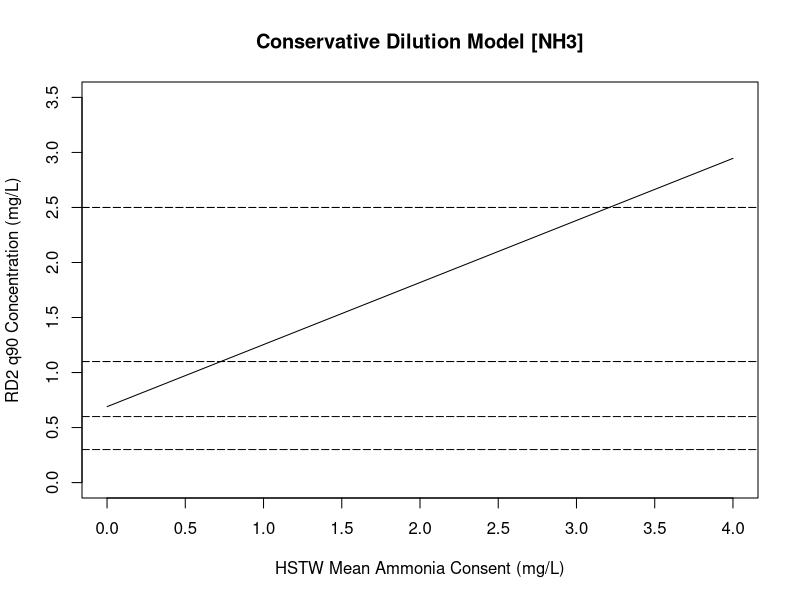
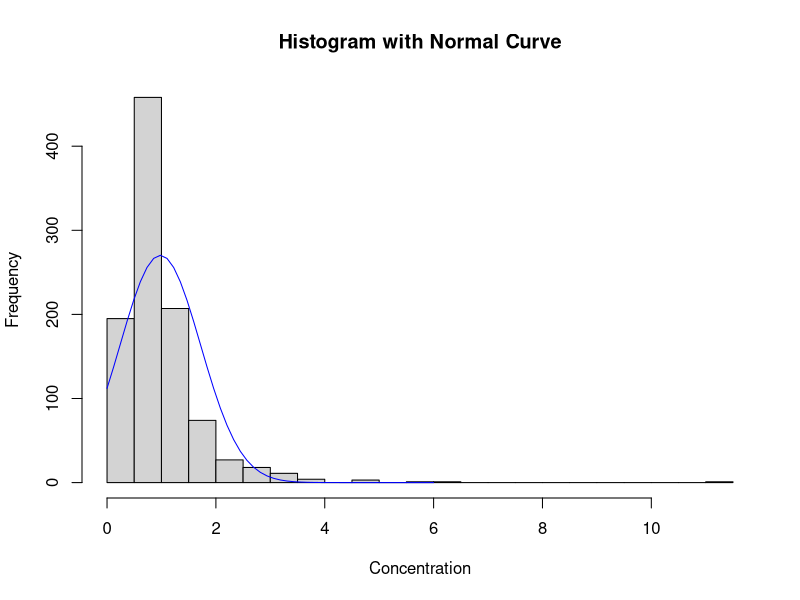
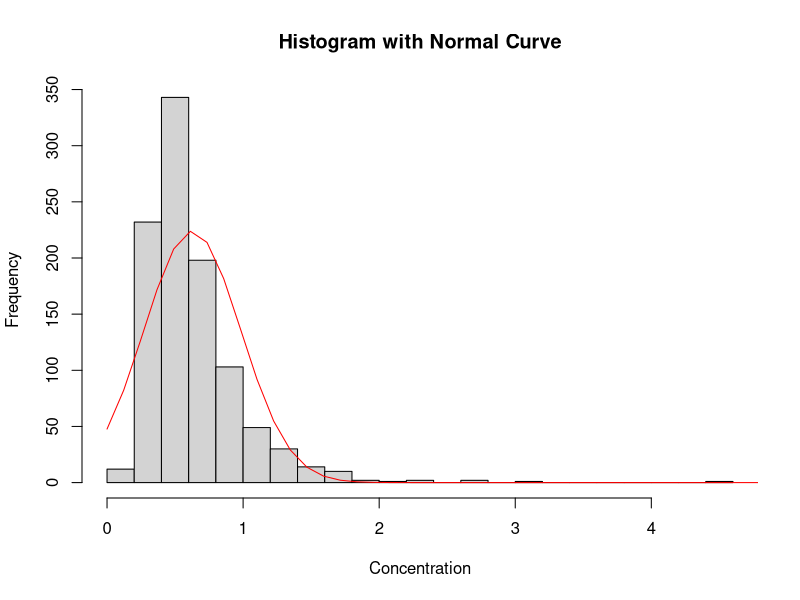
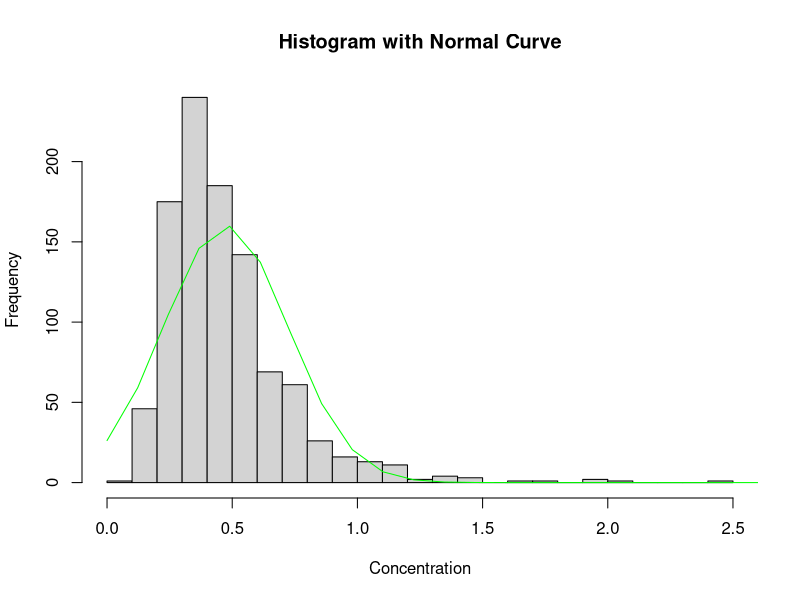
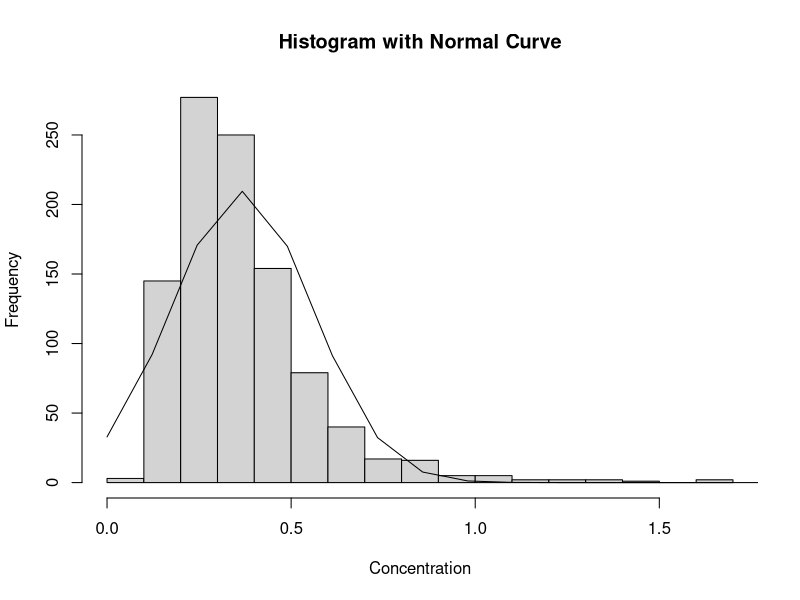
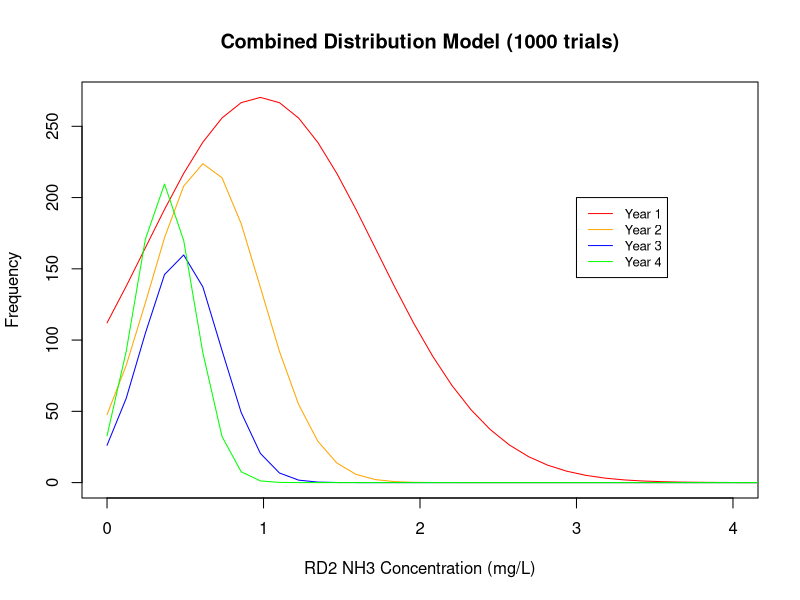

Recreate these plots in R, in order.

library(readxl)
library(sm)
Chem_RD1 <- read_excel("Chem_RD1.xlsx")
Chem_RD2 <- read_excel("Chem_RD2.xlsx")
Chem_PB1 <- read_excel("Chem_PB1.xlsx")


S <- function(m,s){
  sqrt(log(1+s^2/m^2))
}

M <- function(m,s){
  log(m/(sqrt(1+s^2/m^2)))
}

qL <- function(M,S,w){
  exp(M+w*S)
}

se <- function(s,N){
  s/sqrt(N)
}

LCI <- function(m,se,w){
  m-w*se
}

CI <- function(m,s,w){
  c(m-w*s, m+w*s)
}

# RD1

# BOD
RD1_BOD <- Chem_RD1$`0085 BOD ATU mg/l`
RD1_BOD_m <- mean(RD1_BOD, na.rm = TRUE )
RD1_BOD_s <- sd(RD1_BOD, na.rm = TRUE)
RD1_BOD_M <- M(RD1_BOD_m, RD1_BOD_s)
RD1_BOD_S <- S(RD1_BOD_m, RD1_BOD_s)
RD1_BOD_w <- 0.9540
RD1_BOD_qL <- qL(RD1_BOD_M, RD1_BOD_S, RD1_BOD_w)



# Amm
RD1_Amm <- Chem_RD1$`0111 Ammonia - N mg/l`
RD1_Amm_m <- mean(RD1_Amm, na.rm = TRUE )
RD1_Amm_s <- sd(RD1_Amm, na.rm = TRUE)
RD1_Amm_M <- M(RD1_Amm_m, RD1_Amm_s)
RD1_Amm_S <- S(RD1_Amm_m, RD1_Amm_s)
RD1_Amm_n <- length(RD1_Amm[!is.na(RD1_Amm)])
RD1_Amm_w <- 0.9580
RD1_Amm_qL <- qL(RD1_Amm_M, RD1_Amm_S, RD1_Amm_w)



# Orth
RD1_Orth <- Chem_RD1$`6392 OrthoPhosph mg/l`
RD1_Orth_m <- mean(RD1_Orth, na.rm = TRUE )
RD1_Orth_s <- sd(RD1_Orth, na.rm = TRUE)
RD1_Orth_n <- length(RD1_Orth[!is.na(RD1_Orth)])
RD1_Orth_se <- se(RD1_Orth_s, RD1_Orth_n)
RD1_Orth_w <- 1.96
RD1_Orth_LCI <- LCI(RD1_Orth_m, RD1_Orth_se, RD1_Orth_w)*1000


# pH
RD1_pH <- Chem_RD1$`0061 pH PHUNITS`
RD1_pH_m <- mean(RD1_pH, na.rm = TRUE )
RD1_pH_s <- sd(RD1_pH, na.rm = TRUE)
RD1_pH_n <- length(RD1_pH[!is.na(RD1_pH)])
RD1_pH_w <- 1.2846
RD1_pH_CI <- CI(RD1_pH_m,RD1_pH_s,RD1_pH_w)



# DO
RD1_DO <- Chem_RD1$`9901 O Diss% satn %`
RD1_DO_m <- mean(RD1_DO, na.rm = TRUE )
RD1_DO_s <- sd(RD1_DO, na.rm = TRUE)
RD1_DO_n <- length(RD1_DO[!is.na(RD1_DO)])
RD1_DO_w <- 0.8011
RD1_DO_LCI <- LCI(RD1_DO_m, RD1_DO_s, RD1_DO_w)



# RD2

# BOD
RD2_BOD <- Chem_RD2$`0085 BOD ATU mg/l`
RD2_BOD_m <- mean(RD2_BOD, na.rm = TRUE )
RD2_BOD_s <- sd(RD2_BOD, na.rm = TRUE)
RD2_BOD_M <- M(RD2_BOD_m, RD2_BOD_s)
RD2_BOD_S <- S(RD2_BOD_m, RD2_BOD_s)
RD2_BOD_n <- length(RD2_BOD[!is.na(RD2_BOD)])
RD2_BOD_w <- 0.8477
RD2_BOD_qL <- qL(RD2_BOD_M, RD2_BOD_S, RD2_BOD_w)


# Amm
RD2_Amm <- Chem_RD2$`0111 Ammonia - N mg/l`
RD2_Amm_m <- mean(RD2_Amm, na.rm = TRUE )
RD2_Amm_s <- sd(RD2_Amm, na.rm = TRUE)
RD2_Amm_M <- M(RD2_Amm_m, RD2_Amm_s)
RD2_Amm_S <- S(RD2_Amm_m, RD2_Amm_s)
RD2_Amm_n <- length(RD2_Amm[!is.na(RD2_Amm)])
RD2_Amm_w <- 0.9618
RD2_Amm_qL <- qL(RD2_Amm_M, RD2_Amm_S, RD2_Amm_w)


# Orth
RD2_Orth <- Chem_RD2$`6392 OrthoPhosph mg/l`
RD2_Orth_m <- mean(RD2_Orth, na.rm = TRUE )
RD2_Orth_s <- sd(RD2_Orth, na.rm = TRUE)
RD2_Orth_n <- length(RD2_Orth[!is.na(RD2_Orth)])
RD2_Orth_se <- se(RD2_Orth_s, RD2_Orth_n)
RD2_Orth_w <- 1.96
RD2_Orth_LCI <- LCI(RD2_Orth_m, RD2_Orth_se, RD2_Orth_w)*1000


# pH
RD2_pH <- Chem_RD2$`0061 pH PHUNITS`
RD2_pH_m <- mean(RD2_pH, na.rm = TRUE )
RD2_pH_s <- sd(RD2_pH, na.rm = TRUE)
RD2_pH_n <- length(RD2_pH[!is.na(RD2_pH)])
RD2_pH_w <- 1.2846
RD2_pH_CI <- CI(RD2_pH_m,RD2_pH_s,RD2_pH_w)


# DO
RD2_DO <- Chem_RD2$`9901 O Diss% satn %`
RD2_DO_m <- mean(RD2_DO, na.rm = TRUE )
RD2_DO_s <- sd(RD2_DO, na.rm = TRUE)
RD2_DO_n <- length(RD2_DO[!is.na(RD2_DO)])
RD2_DO_w <- 0.9456
RD2_DO_LCI <- LCI(RD2_DO_m, RD2_DO_s, RD2_DO_w)



# PB1 

# BOD
PB1_BOD <- Chem_PB1$`0085 BOD ATU mg/l`
PB1_BOD_m <- mean(PB1_BOD, na.rm = TRUE )
PB1_BOD_s <- sd(PB1_BOD, na.rm = TRUE)
PB1_BOD_M <- M(PB1_BOD_m, PB1_BOD_s)
PB1_BOD_S <- S(PB1_BOD_m, PB1_BOD_s)
PB1_BOD_n <- length(PB1_BOD[!is.na(PB1_BOD)])
PB1_BOD_w <- 0.9499
PB1_BOD_qL <- qL(PB1_BOD_M, PB1_BOD_S, PB1_BOD_w)



# Amm
PB1_Amm <- Chem_PB1$`0111 Ammonia - N mg/l`
PB1_Amm_m <- mean(PB1_Amm, na.rm = TRUE )
PB1_Amm_s <- sd(PB1_Amm, na.rm = TRUE)
PB1_Amm_M <- M(PB1_Amm_m, PB1_Amm_s)
PB1_Amm_S <- S(PB1_Amm_m, PB1_Amm_s)
PB1_Amm_n <- length(PB1_Amm[!is.na(PB1_Amm)])
PB1_Amm_w <- 0.9499
PB1_Amm_qL <- qL(PB1_Amm_M, PB1_Amm_S, PB1_Amm_w)


# Orth
PB1_Orth <- Chem_PB1$`6392 OrthoPhosph mg/l`
PB1_Orth_m <- mean(PB1_Orth, na.rm = TRUE )
PB1_Orth_s <- sd(PB1_Orth, na.rm = TRUE)
PB1_Orth_n <- length(PB1_Orth[!is.na(PB1_Orth)])
PB1_Orth_se <- se(PB1_Orth_s, PB1_Orth_n)
PB1_Orth_w <- 1.96
PB1_Orth_LCI <- LCI(PB1_Orth_m, PB1_Orth_se, PB1_Orth_w)*1000


# pH
PB1_pH <- Chem_PB1$`0061 pH PHUNITS`
PB1_pH_m <- mean(PB1_pH, na.rm = TRUE )
PB1_pH_s <- sd(PB1_pH, na.rm = TRUE)
PB1_pH_n <- length(PB1_pH[!is.na(PB1_pH)])
PB1_pH_w <- 1.2756
PB1_pH_CI <- CI(PB1_pH_m,PB1_pH_s,PB1_pH_w)


# DO
PB1_DO <- Chem_PB1$`9901 O Diss% satn %`
PB1_DO_m <- mean(PB1_DO, na.rm = TRUE )
PB1_DO_s <- sd(PB1_DO, na.rm = TRUE)
PB1_DO_n <- length(PB1_DO[!is.na(PB1_DO)])
PB1_DO_w <- 0.7866
PB1_DO_LCI <- LCI(PB1_DO_m, PB1_DO_s, PB1_DO_w)




# Graph
x <- seq(0, 4, by=0.001)
std <- 0.75*x
logx <- log(x/(sqrt(1+(std^2/x^2))))
logstd <- sqrt(log(1+(std^2/x^2)))
q90 <- exp(logx+(1.6*logstd))

y <- (41*0.460836396+13*2.327818814+17.25*q90)/(41+13+17.25)

plot(x,y, xlab = "HSTW Mean Ammonia Consent (mg/L)", ylab = "RD2 q90 Concentration (mg/L)", type="l", ylim = c(0,3.5), main = "Conservative Dilution Model [NH3]", xaxt="none")
axis(1, seq(0,4, by = 0.5))
abline(a=2.5, b=0, lty = "longdash")
abline(a=1.1, b=0, lty = "longdash")
abline(a=0.6, b=0, lty = "longdash")
abline(a=0.3, b=0, lty = "longdash")


# Graph 2
RD1f_mean <- 41
RD1f_q95 <- 14
RD1f_sd <- (RD1f_mean-RD1f_q95)/2
RD1f_meanlog <- log(RD1f_mean/(sqrt(1+(RD1f_sd^2/RD1f_mean^2))))
RD1f_sdlog <- sqrt(log(1+(RD1f_sd^2/RD1f_mean^2)))

RD1c_mean <- 0.197810810810811
RD1c_sd <- RD1c_mean*0.75
RD1c_meanlog <- log(RD1c_mean/(sqrt(1+(RD1c_sd^2/RD1c_mean^2))))
RD1c_sdlog <- sqrt(log(1+(RD1c_sd^2/RD1c_mean^2)))


PB1f_mean <- 13
PB1f_q95 <- 1.2
PB1f_sd <- (PB1f_mean-PB1f_q95)/2
PB1f_meanlog <- log(PB1f_mean/(sqrt(1+(PB1f_sd^2/PB1f_mean^2))))
PB1f_sdlog <- sqrt(log(1+(PB1f_sd^2/PB1f_mean^2)))

PB1c_mean <- 0.9992
PB1c_sd <- PB1c_mean*0.75
PB1c_meanlog <- log(PB1c_mean/(sqrt(1+(PB1c_sd^2/PB1c_mean^2))))
PB1c_sdlog <- sqrt(log(1+(PB1c_sd^2/PB1c_mean^2)))


STWf_mean <- 11.5*1.5
STWf_sd <- STWf_mean*0.75
STWf_meanlog <- log(STWf_mean/(sqrt(1+(STWf_sd^2/STWf_mean^2))))
STWf_sdlog <- sqrt(log(1+(STWf_sd^2/STWf_mean^2)))



n = 1000
RD1f_dist <- exp(rnorm(n,RD1f_meanlog,RD1f_sdlog))
RD1c_dist <- exp(rnorm(n,RD1c_meanlog,RD1c_sdlog))

PB1f_dist <- exp(rnorm(n,PB1f_meanlog,PB1f_sdlog))
PB1c_dist <- exp(rnorm(n,PB1c_meanlog,PB1c_sdlog))

STWf_dist <- exp(rnorm(n,STWf_meanlog,STWf_sdlog))

# 2.96
STWc296_mean <- 2.96
STWc296_sd <- STWc296_mean*0.75
STWc296_meanlog <- log(STWc296_mean/(sqrt(1+(STWc296_sd^2/STWc296_mean^2))))
STWc296_sdlog <- sqrt(log(1+(STWc296_sd^2/STWc296_mean^2)))
STWc296_q95con <- exp(STWc296_meanlog+2*STWc296_sdlog)

STWc296_dist <- exp(rnorm(n,STWc296_meanlog,STWc296_sdlog))

RD2c296_dist <- (RD1f_dist*RD1c_dist+PB1f_dist*PB1c_dist+STWf_dist*STWc296_dist)/(RD1f_dist+PB1f_dist+STWf_dist)

h<-hist(RD2c296_dist, breaks=20, xlab="Concentration",
        main="Histogram with Normal Curve")
RD2c296_distfit<-seq(0,6,length=50)
RD2c296_distyfit<-dnorm(RD2c296_distfit,mean=mean(RD2c296_dist),sd=sd(RD2c296_dist))
RD2c296_distyfit <- RD2c296_distyfit*diff(h$mids[1:2])*length(RD2c296_dist)
lines(RD2c296_distfit, RD2c296_distyfit, col="blue", lwd=1)


# 1.48
STWc148_mean <- 1.48
STWc148_sd <- STWc148_mean*0.75
STWc148_meanlog <- log(STWc148_mean/(sqrt(1+(STWc148_sd^2/STWc148_mean^2))))
STWc148_sdlog <- sqrt(log(1+(STWc148_sd^2/STWc148_mean^2)))
STWc148_q95con <- exp(STWc148_meanlog+2*STWc148_sdlog)

STWc148_dist <- exp(rnorm(n,STWc148_meanlog,STWc148_sdlog))

RD2c148_dist <- (RD1f_dist*RD1c_dist+PB1f_dist*PB1c_dist+STWf_dist*STWc148_dist)/(RD1f_dist+PB1f_dist+STWf_dist)

h<-hist(RD2c148_dist, breaks=20, xlab="Concentration",
        main="Histogram with Normal Curve")
RD2c148_distfit<-seq(0,6,length=50)
RD2c148_distyfit<-dnorm(RD2c148_distfit,mean=mean(RD2c148_dist),sd=sd(RD2c148_dist))
RD2c148_distyfit <- RD2c148_distyfit*diff(h$mids[1:2])*length(RD2c148_dist)
lines(RD2c148_distfit, RD2c148_distyfit, col="red", lwd=1)


# 0.74
STWc074_mean <- 0.74
STWc074_sd <- STWc074_mean*0.75
STWc074_meanlog <- log(STWc074_mean/(sqrt(1+(STWc074_sd^2/STWc074_mean^2))))
STWc074_sdlog <- sqrt(log(1+(STWc074_sd^2/STWc074_mean^2)))
STWc074_q95con <- exp(STWc074_meanlog+2*STWc074_sdlog)

STWc074_dist <- exp(rnorm(n,STWc074_meanlog,STWc074_sdlog))

RD2c074_dist <- (RD1f_dist*RD1c_dist+PB1f_dist*PB1c_dist+STWf_dist*STWc074_dist)/(RD1f_dist+PB1f_dist+STWf_dist)

h<-hist(RD2c074_dist, breaks=20, xlab="Concentration",
        main="Histogram with Normal Curve")
RD2c074_distfit<-seq(0,6,length=50)
RD2c074_distyfit<-dnorm(RD2c074_distfit,mean=mean(RD2c074_dist),sd=sd(RD2c074_dist))
RD2c074_distyfit <- RD2c074_distyfit*diff(h$mids[1:2])*length(RD2c074_dist)
lines(RD2c074_distfit, RD2c074_distyfit, col="green", lwd=1)


# 0.296
STWc0296_mean <- 0.296
STWc0296_sd <- STWc0296_mean*0.75
STWc0296_meanlog <- log(STWc0296_mean/(sqrt(1+(STWc0296_sd^2/STWc0296_mean^2))))
STWc0296_sdlog <- sqrt(log(1+(STWc0296_sd^2/STWc0296_mean^2)))
STWc0296_q95con <- exp(STWc0296_meanlog+2*STWc0296_sdlog)

STWc0296_dist <- exp(rnorm(n,STWc0296_meanlog,STWc0296_sdlog))

RD2c0296_dist <- (RD1f_dist*RD1c_dist+PB1f_dist*PB1c_dist+STWf_dist*STWc0296_dist)/(RD1f_dist+PB1f_dist+STWf_dist)

h<-hist(RD2c0296_dist, breaks=20, xlab="Concentration",
        main="Histogram with Normal Curve")
RD2c0296_distfit<-seq(0,6,length=50)
RD2c0296_distyfit<-dnorm(RD2c0296_distfit,mean=mean(RD2c0296_dist),sd=sd(RD2c0296_dist))
RD2c0296_distyfit <- RD2c0296_distyfit*diff(h$mids[1:2])*length(RD2c0296_dist)
lines(RD2c0296_distfit, RD2c0296_distyfit, lwd=1)



plot(RD2c296_distfit, RD2c296_distyfit, col="red", lwd=1, type="l", ylim=c(0,max(RD2c296_distyfit,RD2c148_distyfit,RD2c074_distyfit)), xlim=c(0,4), ylab = "Frequency", xlab = "RD2 NH3 Concentration (mg/L)", main = "Combined Distribution Model (1000 trials)")
lines(RD2c148_distfit, RD2c148_distyfit, col="orange", lwd=1)
lines(RD2c074_distfit, RD2c074_distyfit, col="blue", lwd=1)
lines(RD2c0296_distfit, RD2c0296_distyfit, col="green", lwd=1)
legend(3, 200, legend=c("Year 1", "Year 2", "Year 3", "Year 4"),col=c("red", "orange", "blue", "green"), lty=1, cex=0.8)
